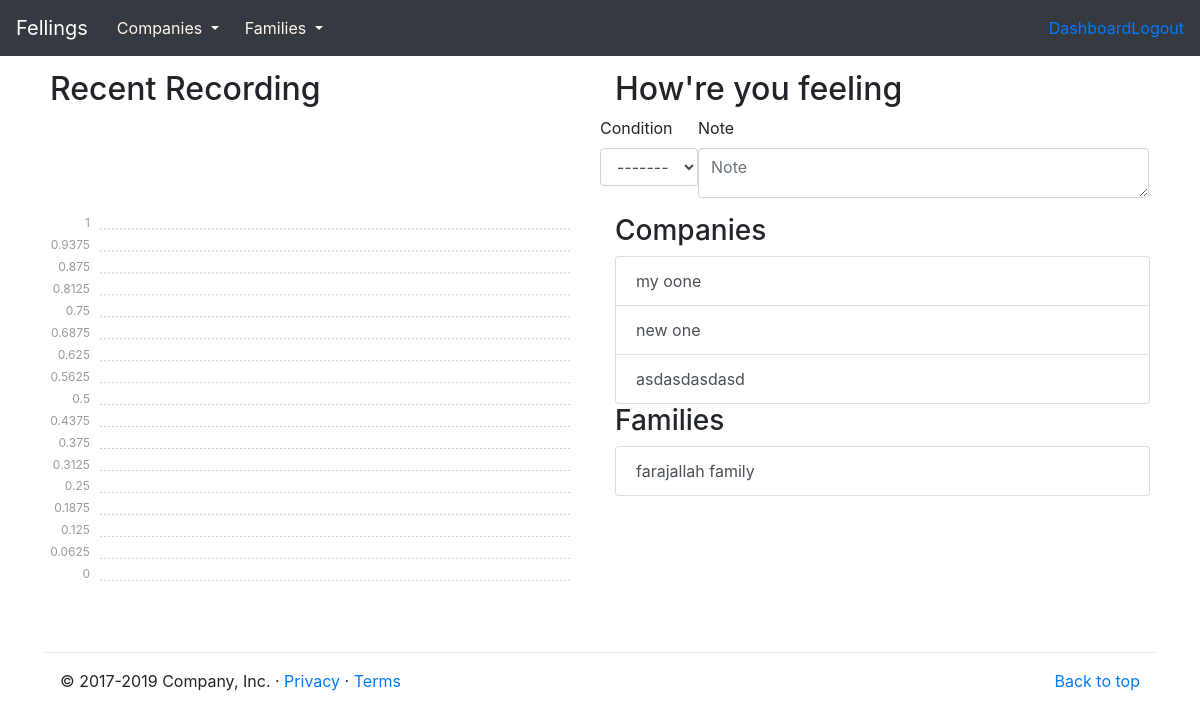
The page /users/dashboard/ (signed in) on the database as committed earlier.
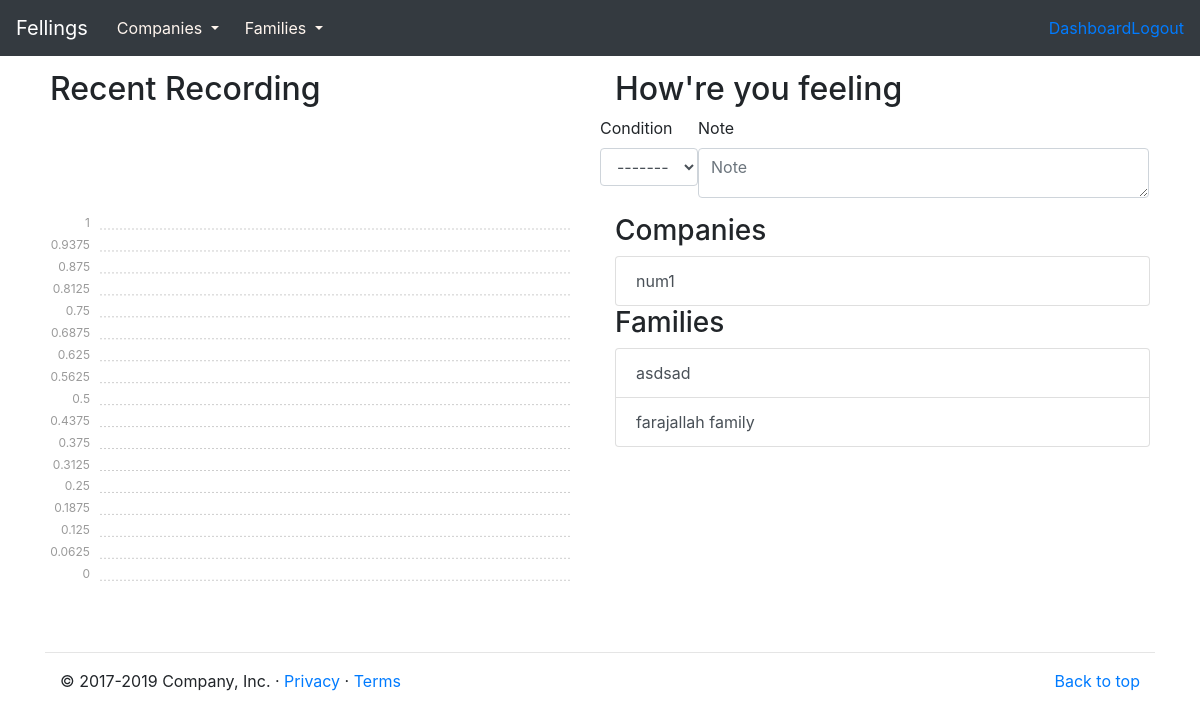
The same page on the database as committed later.
### groups/models.py (models this page shows, shortened)
class Group(models.Model):
    created_at = models.DateTimeField(default=timezone.now)
    created_by = models.ForeignKey(
        User, on_delete=models.CASCADE, related_name="%(class)s_created"
    )
    name = models.CharField(max_length=255)
    slug = AutoSlugField(populate_from="name", default="", unique=True)
    description = models.TextField(default="")
    class Meta:
        abstract = True

class Company(Group):
    members = models.ManyToManyField(User, related_name="companies")
    class Meta:
        verbose_name_plural = "companies"

class Family(Group):
    members = models.ManyToManyField(User, related_name="families")
    class Meta:
        verbose_name_plural = "families"

### users/views.py (the view, shortened to what this page needs)
# urls.py: path("dashboard/", views.Dashboard.as_view(), name="dashboard"),
class Dashboard(LoginRequiredMixin, SelectRelatedMixin, generic.TemplateView):
    model = User
    select_related = "thoughts"
    template_name = "users/dashboard.html"

### thoughts/form.py
class ThoughtForm(forms.ModelForm):
    class Meta:
        fields = ["condition", "note"]
        model = models.Thought

### thoughts/templatetags/thought_tags.py (called while the page is built)
@register.inclusion_tag("thoughts/_form.html")
def thought_form():
    form = ThoughtForm()
    return {"form": form}

@register.simple_tag(takes_context=True)
def chart_data(context):
    user = context["user"]
    ten_days_ago = timezone.now() - datetime.timedelta(days=10)
    thoughts = user.thoughts.filter(recorded_at__gte=ten_days_ago).order_by(
        "recorded_at"
    )
    return json.dumps(
        {
            "labels": [
                thought.recorded_at.strftime("%Y-%m-%d") for thought in thoughts
            ],
            "series": [[thought.condition * -1 for thought in thoughts]],
        }
    )

### users/templates/users/dashboard.html (shortened to what this page needs)
{% extends 'layout.html' %}
{% load static %}
{% load thought_tags %}
{% block content %}
<div class="container" style="padding: 20px;">
    <dev class="row">
        <div class="col-md-6">
            <h2>Recent Recording</h2>
        </div>
        <dev class="col-md-6">
            {% thought_form %}
        </dev>
    </dev>
    <div class="row">
        <div class="col-md-6">
            <div class="ct-chart ct-perfect-fourth"></div>
        </div>
        <div class="col-md-6">
            <h3>Companies</h3>
            <div class="list-group">
                {% for company in user.companies.all %}
                <a href="{% url 'groups:detail-com' slug=company.slug %}"
                    class="list-group-item list-group-item-action ">{{ company.name }}</a>
                {% endfor %}
            </div>
            <h3>Families</h3>
            <div class="list-group">
                {% for family in user.families.all %}
                <a href="{% url 'groups:detail-fam' slug=family.slug %}"
                    class="list-group-item list-group-item-action ">{{ family.name }}</a>
                {% endfor %}
            </div>
        </div>
    </div>
</div>
{% endblock %}
{% block css %}
<link rel="stylesheet" href='{% static "js/chartist/chartist.min.css" %}'>
{% endblock %}

Rows that differ between the two databases and show on the page:
no longer on this page (row unchanged): Company: name "my oone"
no longer on this page (row unchanged): Company: name "new one"
no longer on this page (row unchanged): Company: name "asdasdasdasd"
now on this page (row unchanged): Company: name "num1"
added Family: name "asdsad"
